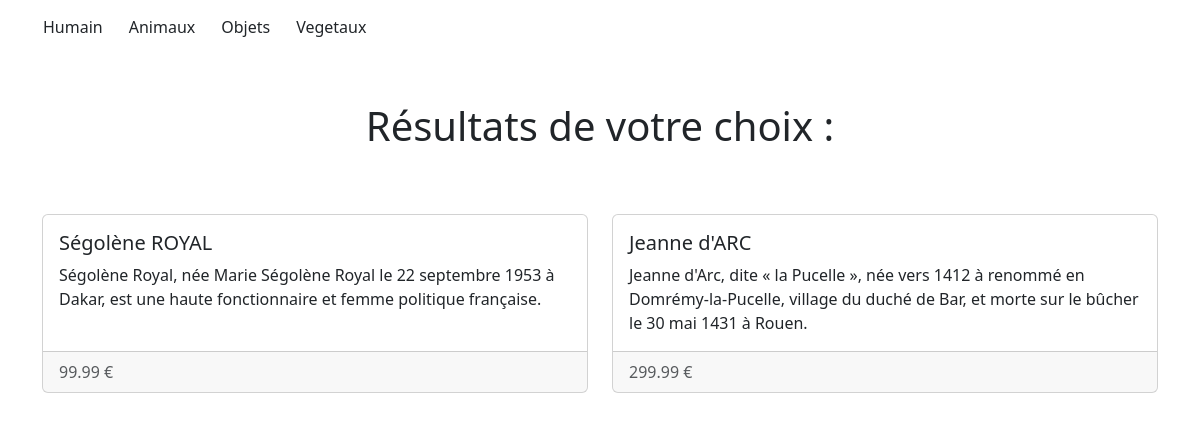
Screenshot of /produits.php?idcategorie=1&idsouscateg=1 with the database file from the repository.
### tables this page shows
CREATE TABLE IF NOT EXISTS `categories` (
  `id` int NOT NULL AUTO_INCREMENT,
  `nom` varchar(255) NOT NULL,
  PRIMARY KEY (`id`)
);

CREATE TABLE IF NOT EXISTS `produits` (
  `id` int NOT NULL AUTO_INCREMENT,
  `nom` varchar(255) NOT NULL,
  `description` longtext NOT NULL,
  `quantite` int NOT NULL,
  `prix` decimal(10,2) NOT NULL,
  `id_sousCategorie` int NOT NULL,
  PRIMARY KEY (`id`)
);

### produits.php (the view, shortened to what this page needs)
<?php
include('pdo.php');
?>
<!DOCTYPE html>
<html lang="en">
<head>
    <link href="https://cdn.jsdelivr.net/npm/bootstrap@5.3.0/dist/css/bootstrap.min.css" rel="stylesheet">
    <link rel="stylesheet" href="style.css">
</head>
<body>
    <?php include('header.php'); ?>
    <h1 class="text-center my-5">Résultats de votre choix :</h1>
    <?php
        if(isset($_GET['idsouscateg'])){
            $stmt = $pdo->prepare('SELECT * FROM produits WHERE id_sousCategorie='.$_GET['idsouscateg']);
            $stmt->execute();
            $produits=$stmt->fetchAll();
        }
    ?>
    <div class="container">
        <div class="row">
            <?php foreach($produits as $res){ ?>
                <div class="col-6 com-md-3 card-group gy-3">
                    <div class="card">
                        <div class="card-body">
                            <h5 class="card-title"><?= $res['nom'] ?></h5>
                            <p class="card-text"><?= $res['description'] ?></p>
                        </div>
                        <div class="card-footer text-body-secondary"> <?= $res['prix'] ?> € </div>
                    </div>
                </div>
            <?php } ?>
        </div>
    </div>
</body>
</html>

### header.php (shortened to what this page needs)
<?php
$stmt = $pdo->prepare('SELECT * FROM categories');
$stmt->execute();
$mesCategories=$stmt->fetchAll();
?>
<section class="container-fluid w-100">
    <div class="container navbar navbar-expand-lg">
        <div class="collapse navbar-collapse" id="navbarToggleExternalContent">
        <?php foreach($mesCategories as $resCateg){ ?>
            <div class="dropdown">
                <a href="produits.php?idcategorie=<?= $resCateg ['id'] ?>" class="btn" aria-expanded="false">
                    <?= ucfirst($resCateg['nom']); ?>
                </a>
            </div>
        <?php
            }
        ?>
        </div>
    </div>
</section>

### rows the page displays
categories: nom "Humain"
categories: nom "Animaux"
categories: nom "Objets"
categories: nom "Vegetaux"
produits: nom "Ségolène ROYAL", description "Ségolène Royal, née Marie Ségolène Royal le 22 septembre 1953 à Dakar, est une haute fonctionnaire et femme politique française.", prix "99.99"
produits: nom "Jeanne d'ARC", description "Jeanne d'Arc, dite « la Pucelle », née vers 1412 à renommé en Domrémy-la-Pucelle, village du duché de Bar, et morte sur le bûcher le 30 mai 1431 à Rouen.", prix "299.99"
